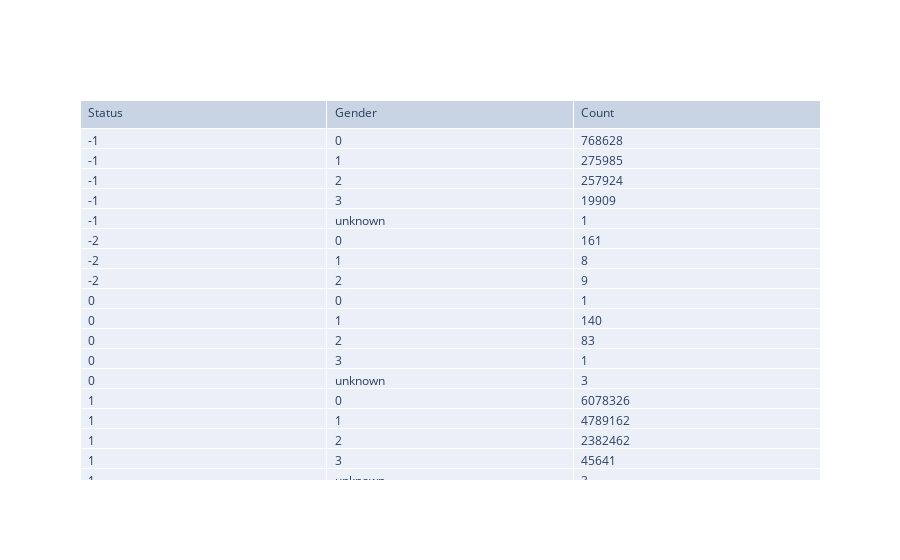
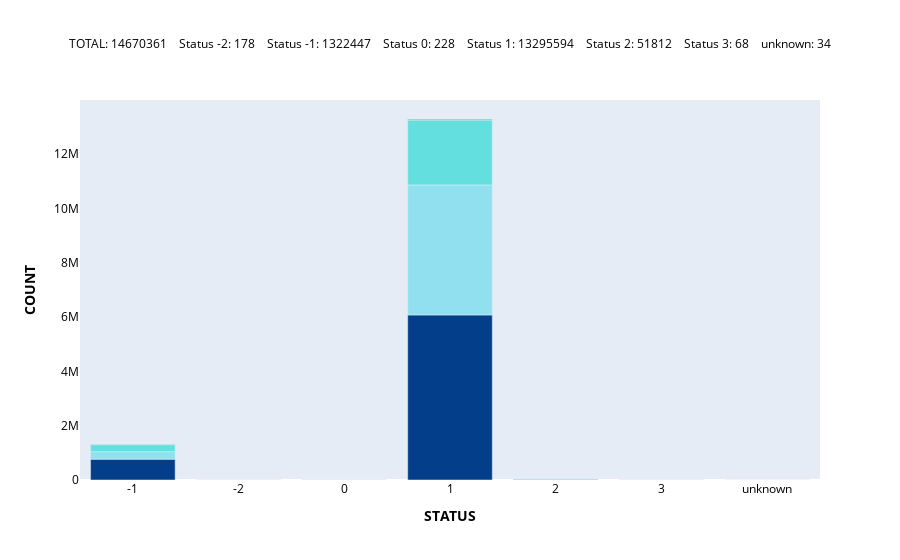

Write notebook code for charts like these, in order.
### Code cell
#Plot status
# groupby sex and status ( can assign sex colours later and count label)

status = result.groupby(['status', 'sex'], sort=True, group_keys = True).count()
status_ = status.reset_index()
df = pd.DataFrame(data=status_, columns = ['status', 'sex', 'user_id'])
# colours
sex_colours = df['sex']
x=df.iloc[:,0]
y=df.iloc[:,2]
# print(df)


# table for status gender count breakdown

fig = go.Figure(data=[go.Table(
    header=dict(values=["Status", "Gender", "Count"],
                align='left'),
    cells=dict(values=df.transpose().values.tolist(),
               align='left'))
])

fig.show()

# label bar counts per status group

status1 = len(result[result['status'] == '1'])
status2 = len(result[result['status'] == '2'])
status3 = len(result[result['status'] == '3'])
status0 = len(result[result['status'] == '0'])
statusm1 = len(result[result['status'] == '-1'])
statusm2 = len(result[result['status'] == '-2'])
unknown = len(result[result['status'] == 'unknown'])

fig = go.Figure()
fig.add_trace(go.Bar(
    x=df.iloc[:,0],
    y=df.iloc[:,2],
    marker=dict(color=cols(sex_colours)),
    hovertext= 
             '<b>Gender</b>: ' + df['sex'].astype(str) + '<br>' +
             '<b>Count: </b>: ' + [f'{x:,.0f}' for x in df['user_id']]+ '<br>'+
             '<b>Status</b>: ' + df['status'].astype(str) + '<br>'
))







fig.update_layout(go.Layout(
     title={'text':'TOTAL: ' + f'{len(result)}    ' + 
    'Status -2: ' + f'{statusm2}    ' + 
    'Status -1: ' + f'{statusm1}    ' + 
    'Status 0: ' + f'{status0}    ' + 
    'Status 1: ' + f'{status1}    ' + 
    'Status 2: ' + f'{status2}    ' + 
    'Status 3: ' + f'{status3}    ' +
    'unknown: ' + f'{unknown}    ' ,
     'y':0.93,
     'x':0.5,
     'xanchor':'center',
     'yanchor':'top'},
     titlefont={'color':'black',
     'size':12},
     hovermode='closest',
     legend={'orientation':'h',
     'xanchor':'center','x': 0.5, 'y':-0.7},
     xaxis = dict(title='<b>STATUS</b>',
                    color='black',
                    showline = False,
                    showgrid=False),
     yaxis= dict(title='<b>COUNT</b>',
            color='black',
            showline = False,
            showgrid=False)))

fig.show()

### Figure 1 — Plotly figure (JSON) as saved in the notebook; plotly's stock layout.template omitted (floating-point values rounded to 4 significant figures)
{"data": [{"cells": {"align": "left", "values": [["-1", "-1", "-1", "-1", "-1", "-2", "-2", "-2", "0", "0", "0", "0", "0", "1", "1", "1", "1", "1", "2", "2", "2", "2", "3", "3", "3", "3", "unknown", "unknown"], ["0", "1", "2", "3", "unknown", "0", "1", "2", "0", "1", "2", "3", "unknown", "0", "1", "2", "3", "unknown", "0", "1", "2", "3", "0", "1", "2", "3", "1", "unknown"], [768628, 275985, 257924, 19909, 1, 161, 8, 9, 1, 140, 83, 1, 3, 6078326, 4789162, 2382462, 45641, 3, 27418, 14163, 10081, 150, 9, 36, 22, 1, 1, 33]]}, "header": {"align": "left", "values": ["Status", "Gender", "Count"]}, "type": "table"}], "layout": {}}

### Figure 2 — Plotly figure (JSON) as saved in the notebook; plotly's stock layout.template omitted (floating-point values rounded to 4 significant figures)
{"data": [{"hovertext": ["<b>Gender</b>: 0<br><b>Count: </b>: 768,628<br><b>Status</b>: -1<br>", "<b>Gender</b>: 1<br><b>Count: </b>: 275,985<br><b>Status</b>: -1<br>", "<b>Gender</b>: 2<br><b>Count: </b>: 257,924<br><b>Status</b>: -1<br>", "<b>Gender</b>: 3<br><b>Count: </b>: 19,909<br><b>Status</b>: -1<br>", "<b>Gender</b>: unknown<br><b>Count: </b>: 1<br><b>Status</b>: -1<br>", "<b>Gender</b>: 0<br><b>Count: </b>: 161<br><b>Status</b>: -2<br>", "<b>Gender</b>: 1<br><b>Count: </b>: 8<br><b>Status</b>: -2<br>", "<b>Gender</b>: 2<br><b>Count: </b>: 9<br><b>Status</b>: -2<br>", "<b>Gender</b>: 0<br><b>Count: </b>: 1<br><b>Status</b>: 0<br>", "<b>Gender</b>: 1<br><b>Count: </b>: 140<br><b>Status</b>: 0<br>", "<b>Gender</b>: 2<br><b>Count: </b>: 83<br><b>Status</b>: 0<br>", "<b>Gender</b>: 3<br><b>Count: </b>: 1<br><b>Status</b>: 0<br>", "<b>Gender</b>: unknown<br><b>Count: </b>: 3<br><b>Status</b>: 0<br>", "<b>Gender</b>: 0<br><b>Count: </b>: 6,078,326<br><b>Status</b>: 1<br>", "<b>Gender</b>: 1<br><b>Count: </b>: 4,789,162<br><b>Status</b>: 1<br>", "<b>Gender</b>: 2<br><b>Count: </b>: 2,382,462<br><b>Status</b>: 1<br>", "<b>Gender</b>: 3<br><b>Count: </b>: 45,641<br><b>Status</b>: 1<br>", "<b>Gender</b>: unknown<br><b>Count: </b>: 3<br><b>Status</b>: 1<br>", "<b>Gender</b>: 0<br><b>Count: </b>: 27,418<br><b>Status</b>: 2<br>", "<b>Gender</b>: 1<br><b>Count: </b>: 14,163<br><b>Status</b>: 2<br>", "<b>Gender</b>: 2<br><b>Count: </b>: 10,081<br><b>Status</b>: 2<br>", "<b>Gender</b>: 3<br><b>Count: </b>: 150<br><b>Status</b>: 2<br>", "<b>Gender</b>: 0<br><b>Count: </b>: 9<br><b>Status</b>: 3<br>", "<b>Gender</b>: 1<br><b>Count: </b>: 36<br><b>Status</b>: 3<br>", "<b>Gender</b>: 2<br><b>Count: </b>: 22<br><b>Status</b>: 3<br>", "<b>Gender</b>: 3<br><b>Count: </b>: 1<br><b>Status</b>: 3<br>", "<b>Gender</b>: 1<br><b>Count: </b>: 1<br><b>Status</b>: unknown<br>", "<b>Gender</b>: unknown<br><b>Count: </b>: 33<br><b>Status</b>: unknown<br>"], "marker": {"color": ["#023E8A", "#90E0EF", "#64dfdf", "#00B48D", "#0096C7", "#023E8A", "#90E0EF", "#64dfdf", "#023E8A", "#90E0EF", "#64dfdf", "#00B48D", "#0096C7", "#023E8A", "#90E0EF", "#64dfdf", "#00B48D", "#0096C7", "#023E8A", "#90E0EF", "#64dfdf", "#00B48D", "#023E8A", "#90E0EF", "#64dfdf", "#00B48D", "#90E0EF", "#0096C7"]}, "type": "bar", "x": ["-1", "-1", "-1", "-1", "-1", "-2", "-2", "-2", "0", "0", "0", "0", "0", "1", "1", "1", "1", "1", "2", "2", "2", "2", "3", "3", "3", "3", "unknown", "unknown"], "y": [768628, 275985, 257924, 19909, 1, 161, 8, 9, 1, 140, 83, 1, 3, 6078326, 4789162, 2382462, 45641, 3, 27418, 14163, 10081, 150, 9, 36, 22, 1, 1, 33]}], "layout": {"hovermode": "closest", "legend": {"orientation": "h", "x": 0.5, "xanchor": "center", "y": -0.7}, "title": {"font": {"color": "black", "size": 12}, "text": "TOTAL: 14670361    Status -2: 178    Status -1: 1322447    Status 0: 228    Status 1: 13295594    Status 2: 51812    Status 3: 68    unknown: 34    ", "x": 0.5, "xanchor": "center", "y": 0.93, "yanchor": "top"}, "xaxis": {"color": "black", "showgrid": false, "showline": false, "title": {"text": "<b>STATUS</b>"}}, "yaxis": {"color": "black", "showgrid": false, "showline": false, "title": {"text": "<b>COUNT</b>"}}}}
